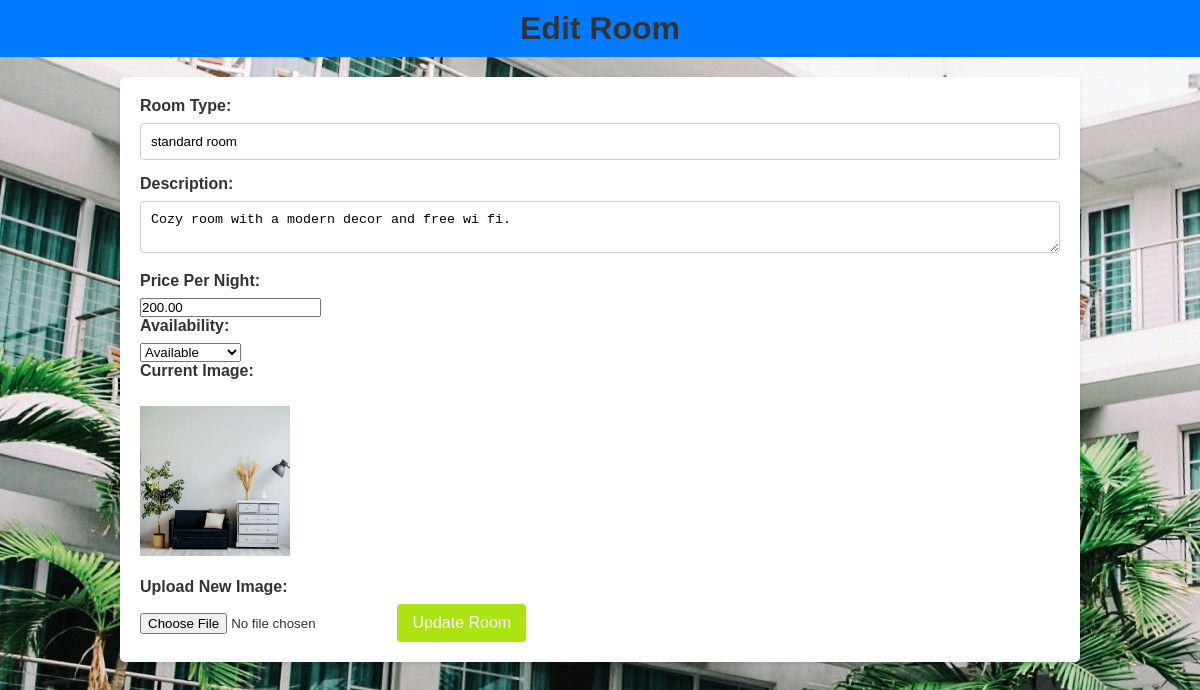
Page /edit_room.php?id=16 on the committed database.
### tables this page shows
CREATE TABLE `rooms` (
  `room_id` int(11) NOT NULL,
  `room_type` varchar(255) NOT NULL,
  `price_per_night` decimal(10,2) NOT NULL,
  `description` text DEFAULT NULL,
  `availability` tinyint(1) DEFAULT 1,
  `image` varchar(255) NOT NULL
);

### edit_room.php (the view, shortened to what this page needs)
<!DOCTYPE html>
<html lang="en">
<head>
    <link rel="stylesheet" href="styles.css">
</head>
<body>
    <header>
        <h1>Edit Room</h1>
    </header>
    <div class="container">
        <?php
        include 'admin_config.php';
        $room_id = $_GET['id'];
        $sql = "SELECT * FROM rooms WHERE room_id = ?";
        $stmt = $conn->prepare($sql);
        $stmt->bind_param("i", $room_id);
        $stmt->execute();
        $room = $stmt->get_result()->fetch_assoc();
        ?>
        <form action="process_edit_room.php" method="post" enctype="multipart/form-data">
            <label for="room_type">Room Type:</label>
            <input type="text" id="room_type" name="room_type" value="<?php echo htmlspecialchars($room['room_type']); ?>" required>
            <label for="description">Description:</label>
            <textarea id="description" name="description" required><?php echo htmlspecialchars($room['description']); ?></textarea>
            <label for="price_per_night">Price Per Night:</label>
            <input type="number" id="price_per_night" name="price_per_night" step="0.01" value="<?php echo htmlspecialchars($room['price_per_night']); ?>" required>
            <label for="availability">Availability:</label>
            <select id="availability" name="availability">
                <option value="1" <?php echo $room['availability'] ? 'selected' : ''; ?>>Available</option>
            </select>
            <label for="room_image">Current Image:</label>
            <br>
            <img src="rooms_images/<?php echo htmlspecialchars($room['image']); ?>" alt="Room Image" style="width: 150px; height: 150px; object-fit: cover;">
            <br><br>
            <label for="room_image">Upload New Image:</label>
            <input type="file" id="room_image" name="room_image" accept="image/*">
            <button type="submit">Update Room</button>
        </form>
    </div>
</body>
</html>

### styles.css (style rules this page uses)
* { margin: 0; padding: 0; box-sizing: border-box; }
body { font-family: Arial, sans-serif; background-image: url(images/image1.jpg); color: #333; }
h1, h2 { color: #333; }
.container { width: 80%; margin: 0 auto; }
header { background-color: #007bff; color: #fff; padding: 10px 0; text-align: center; }
form { background-color: #fff; padding: 20px; border-radius: 5px; box-shadow: 0 2px 4px rgba(0, 0, 0, 0.1); margin: 20px 0; }
label { display: block; margin-bottom: 8px; font-weight: bold; }
input[type="text"], input[type="email"], input[type="date"], input[type="hidden"], textarea { width: 100%; padding: 10px; margin-bottom: 15px; border: 1px solid #ccc; border-radius: 4px; }
button { background-color: #abe313; color: #fff; padding: 10px 15px; border: none; border-radius: 4px; cursor: pointer; font-size: 16px; }

### rows in the picture
rooms: room_type "standard room", description "Cozy room with a modern decor and free wi fi.", price_per_night "200.00", availability "Available", image (picture)
